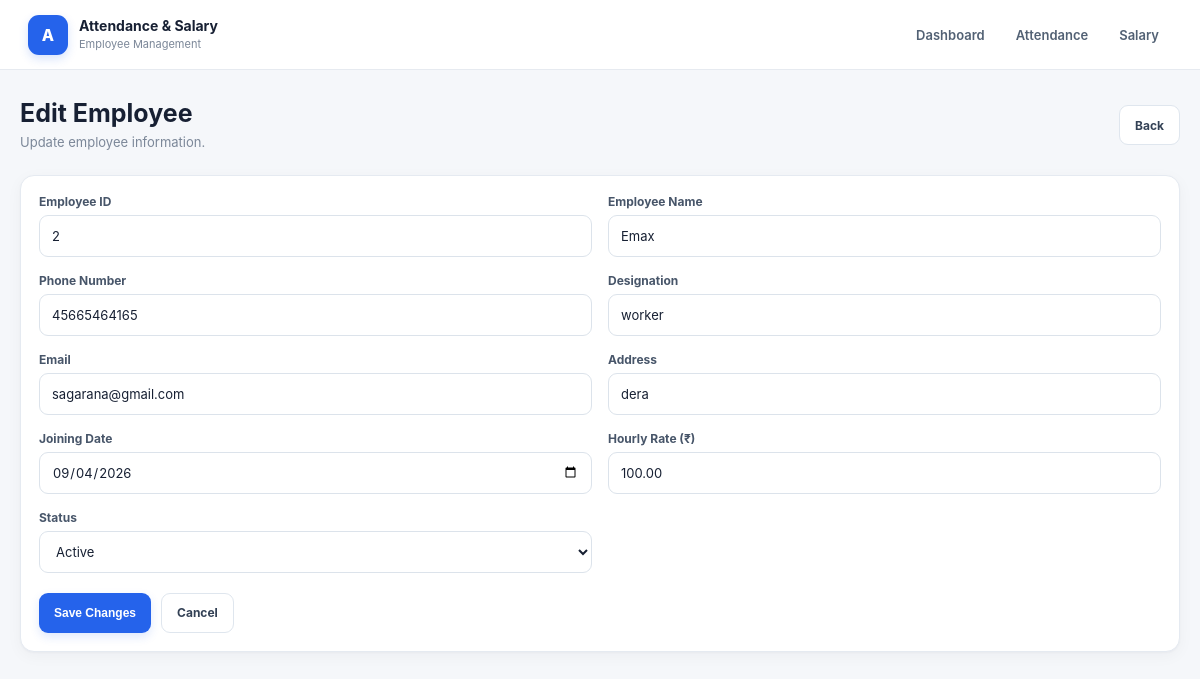
The page /employee/2/edit/ on the database its author committed.
### attendance/models.py (models this page shows, shortened)
class Employee(models.Model):
    STATUS_CHOICES = [
        ("active", "Active"),
        ("inactive", "Inactive"),
    ]
    employee_id = models.CharField(
        max_length=20,
        unique=True
    )
    name = models.CharField(
        max_length=100
    )
    phone = models.CharField(
        max_length=15
    )
    designation = models.CharField(
        max_length=100,
        blank=True
    )
    email = models.EmailField(
        blank=True
    )
    address = models.CharField(
        max_length=255,
        blank=True
    )
    joining_date = models.DateField()
    hourly_rate = models.DecimalField(
        max_digits=10,
        decimal_places=2
    )
    status = models.CharField(
        max_length=10,
        choices=STATUS_CHOICES,
        default="active"
    )
    created_at = models.DateTimeField(
        auto_now_add=True
    )
    updated_at = models.DateTimeField(
        auto_now=True
    )

### attendance/views.py (the view, shortened to what this page needs)
def edit_employee(request, employee_id):
    employee = get_object_or_404(
        Employee,
        id=employee_id
    )
    return render(
        request,
        "attendance/edit_employee.html",
        {
            "employee": employee
        }
    )

### attendance/templates/attendance/edit_employee.html (shortened to what this page needs)
{% extends "attendance/base.html" %}
{% block content %}
<div class="page-heading"><div><h2>Edit Employee</h2><p>Update employee information.</p></div><a class="btn btn-light" href="{% url 'dashboard' %}">Back</a></div>
<div class="card"><div class="card-body"><form method="post">{% csrf_token %}<div class="form-grid">
<div class="form-group"><label>Employee ID</label><input name="employee_id" value="{{ employee.employee_id }}" required></div>
<div class="form-group"><label>Employee Name</label><input name="name" value="{{ employee.name }}" required></div>
<div class="form-group"><label>Phone Number</label><input name="phone" value="{{ employee.phone }}" required></div>
<div class="form-group"><label>Designation</label><input name="designation" value="{{ employee.designation }}"></div>
<div class="form-group"><label>Email</label><input type="email" name="email" value="{{ employee.email }}"></div>
<div class="form-group"><label>Address</label><input name="address" value="{{ employee.address }}"></div>
<div class="form-group"><label>Joining Date</label><input type="date" name="joining_date" value="{{ employee.joining_date|date:'Y-m-d' }}" required></div>
<div class="form-group"><label>Hourly Rate (₹)</label><input type="number" name="hourly_rate" value="{{ employee.hourly_rate }}" min="0" step="0.01" required></div>
<div class="form-group"><label>Status</label><select name="status"><option value="active" {% if employee.status == 'active' %}selected{% endif %}>Active</option></select></div>
</div><div class="form-actions"><button class="btn btn-primary">Save Changes</button><a class="btn btn-light" href="{% url 'dashboard' %}">Cancel</a></div></form></div></div>
{% endblock %}

### attendance/static/attendance/style.css (style rules this page uses)
* { box-sizing: border-box; }
html { scroll-behavior: smooth; }
body { margin: 0; padding: 0; background: #f5f7fa; color: #172033; font-family: Inter, "Segoe UI", Arial, sans-serif; -webkit-font-smoothing: antialiased; padding-bottom: 0; }
.page-heading { display: flex; justify-content: space-between; align-items: center; gap: 16px; margin-bottom: 22px; }
.page-heading h2 { margin: 0 0 5px; font-size: 25px; line-height: 1.2; color: #172033; }
.page-heading p { margin: 0; color: #7b8798; font-size: 13px; line-height: 1.5; }
.btn { border: 0; border-radius: 9px; min-height: 40px; padding: 10px 15px; font-weight: 700; font-size: 12px; text-decoration: none; display: inline-flex; align-items: center; justify-content: center; cursor: pointer; transition: transform 0.15s ease, box-shadow 0.15s ease, background 0.15s ease; }
.btn-primary { background: #2563eb; color: #ffffff; box-shadow: 0 4px 10px rgba(37, 99, 235, 0.15); }
.btn-light { background: #ffffff; color: #334155; border: 1px solid #dfe6ee; }
.card { background: #ffffff; border: 1px solid #e7ebf0; border-radius: 14px; box-shadow: 0 3px 14px rgba(15, 23, 42, 0.035); margin-bottom: 18px; overflow: hidden; }
.card-body { padding: 18px; }
.form-grid { display: grid; grid-template-columns: repeat(2, minmax(0, 1fr)); gap: 16px; }
.form-group { display: flex; flex-direction: column; gap: 6px; }
.form-group label { font-size: 12px; font-weight: 700; color: #475569; }
.form-group input, .form-group select, .form-group textarea { width: 100%; min-height: 42px; padding: 10px 12px; border: 1px solid #dce3eb; border-radius: 9px; background: #ffffff; color: #172033; font-family: inherit; font-size: 13px; outline: none; transition: border-color 0.2s ease, box-shadow 0.2s ease; }
.form-actions { display: flex; gap: 10px; margin-top: 20px; flex-wrap: wrap; }
html { color-scheme: light; -webkit-text-size-adjust: 100%; }
.card, .stat-card { border-color: #e5eaf1; box-shadow: 0 1px 2px rgba(15, 23, 42, 0.03), 0 4px 16px rgba(15, 23, 42, 0.04); }

### rows shown on the page
Employee: employee_id "2", name "Emax", phone "45665464165", designation "worker", email "sagarana@gmail.com", address "dera", joining_date "09/04/2026", hourly_rate "100.00", status "Active"
